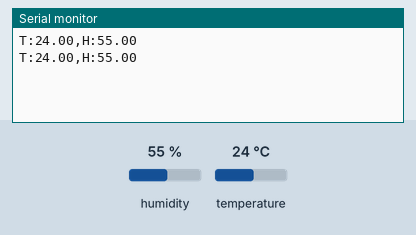
Simulated run of this sketch. Board: Arduino Uno, built with avr-gcc and run on an emulated ATmega328P. Shown: the last lines printed to the serial monitor. The test bench sets the inputs (shaded band); at power-on: humidity 55 %, temperature 24 °C.

Above: at 2.8 s.
2.9 s: humidity set to 22 %
At 5.2 s:
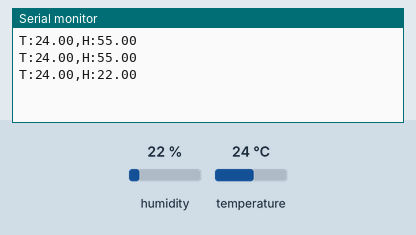
5.6 s: temperature set to 12 °C
At 7.0 s:
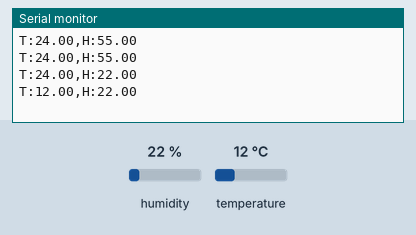
8.3 s: humidity set to 40 %
At 10.5 s:
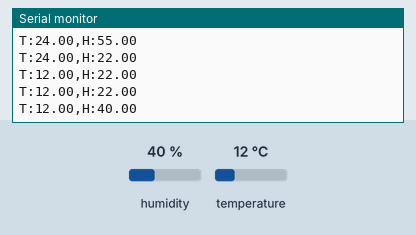
Timing chart, 0 to 12.0 s (numbered marks = the images above; inputs shaded):
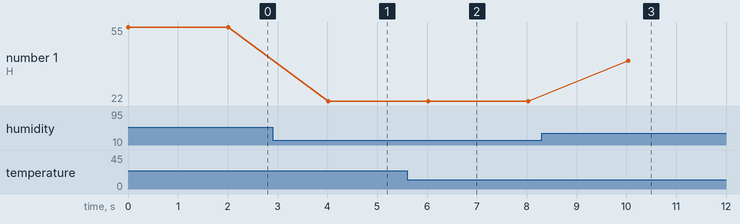

The sketch:

codigoArduino.ino
```cpp
#include <DHT.h>

#define DHTPIN 2
#define DHTTYPE DHT22

DHT dht(DHTPIN, DHTTYPE);

void setup() {
  Serial.begin(9600);
  dht.begin();
}

void loop() {
  float temperature = dht.readTemperature();
  float humidity = dht.readHumidity();

  if (isnan(temperature) || isnan(humidity)) {
    Serial.println("Erro ao ler o sensor DHT!");
  } else {
    Serial.print("T:");
    Serial.print(temperature);
    Serial.print(",H:");
    Serial.println(humidity);
  }

  delay(2000);
}
```

Measured:
- after the input at 2.9 s, the serial monitor: prints a new line after 1.1 s (image 1)
- after the input at 5.6 s, the serial monitor: prints a new line after 0.42 s (image 2)
- after the input at 8.3 s, the serial monitor: prints a new line after 1.7 s (image 3)
- plotted number 1: 55 → 22 after the input at 2.9 s, 22 → 40 after the input at 8.3 s
